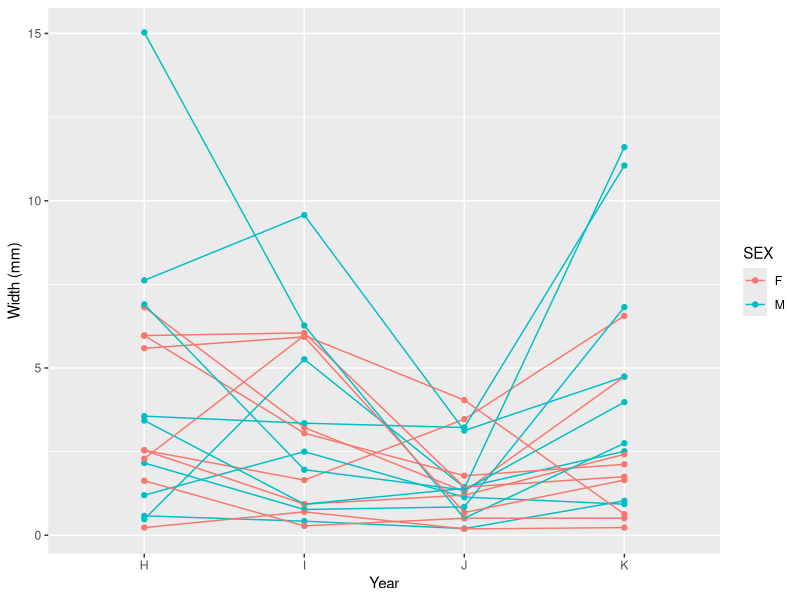
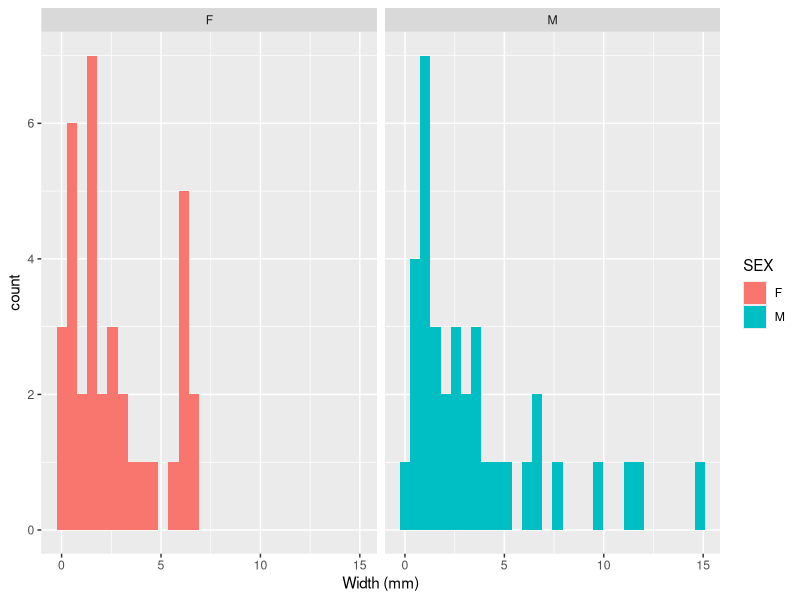

Write the R code that produced these figures, in order.
library(tidyverse)

# Read in data
rw <- read_csv("data_raw/3. post water off- rings H-K-2.csv")

ggplot(rw, aes(x = Year, y = `Width (mm)`)) +
  geom_point(aes(col = SEX)) +
  geom_line(aes(col = SEX, group = ID))


ggplot(rw, aes(x = `Width (mm)`)) +
  geom_histogram(aes(fill = SEX)) +
  facet_wrap(~SEX)
